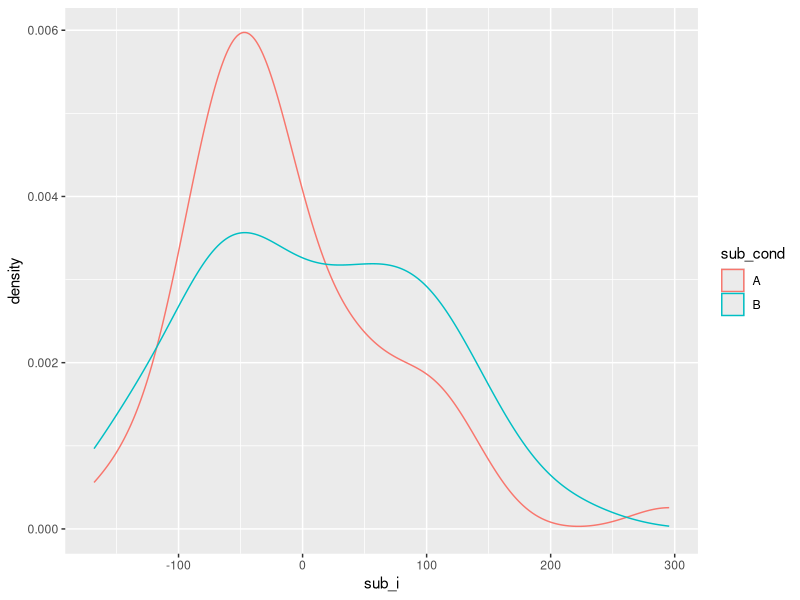
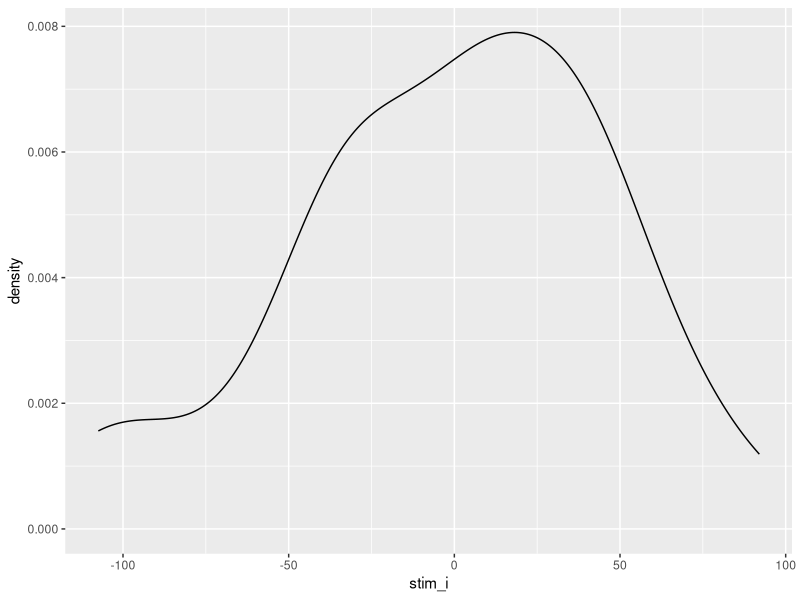
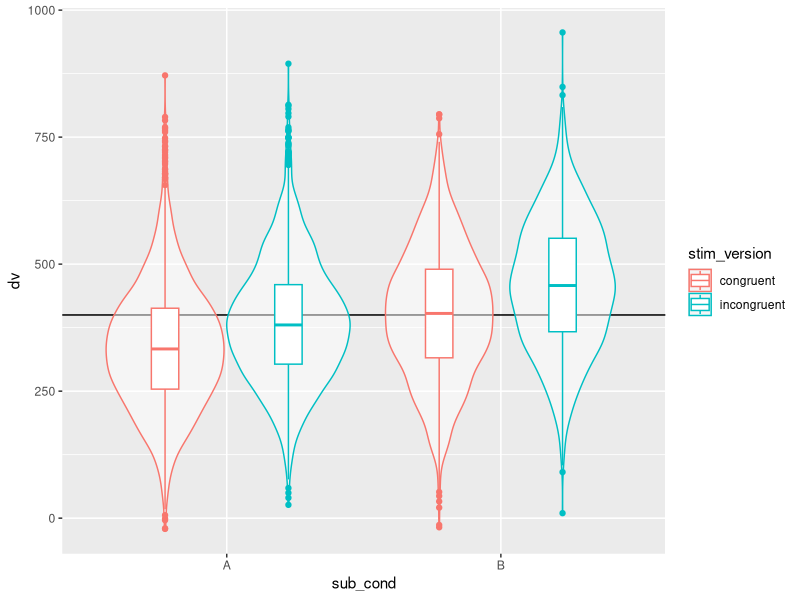
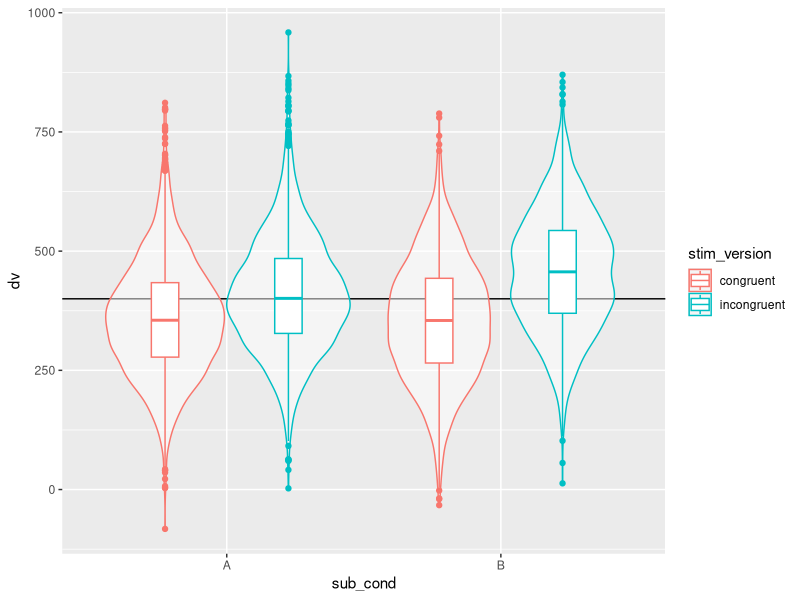
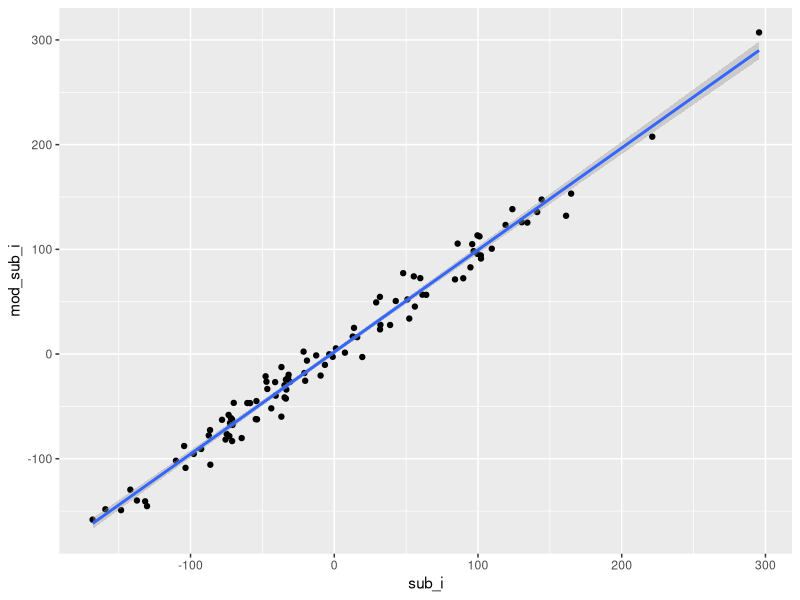
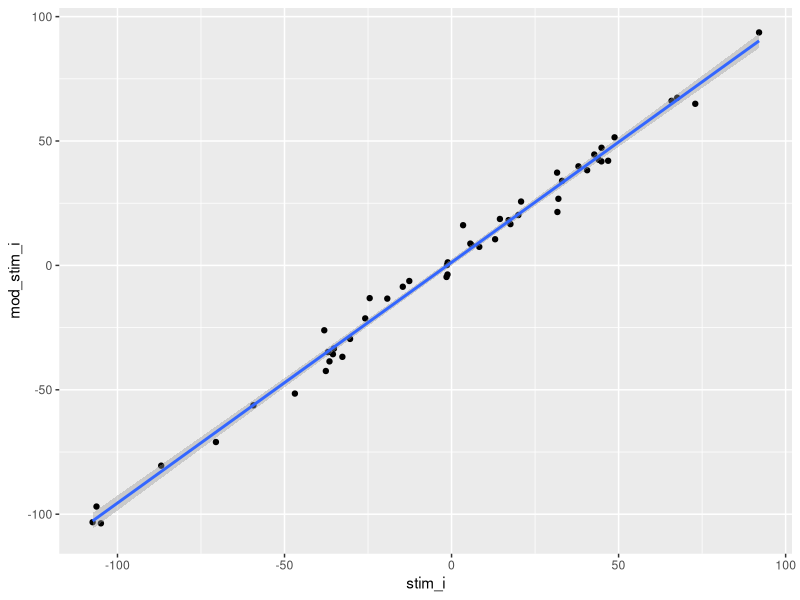
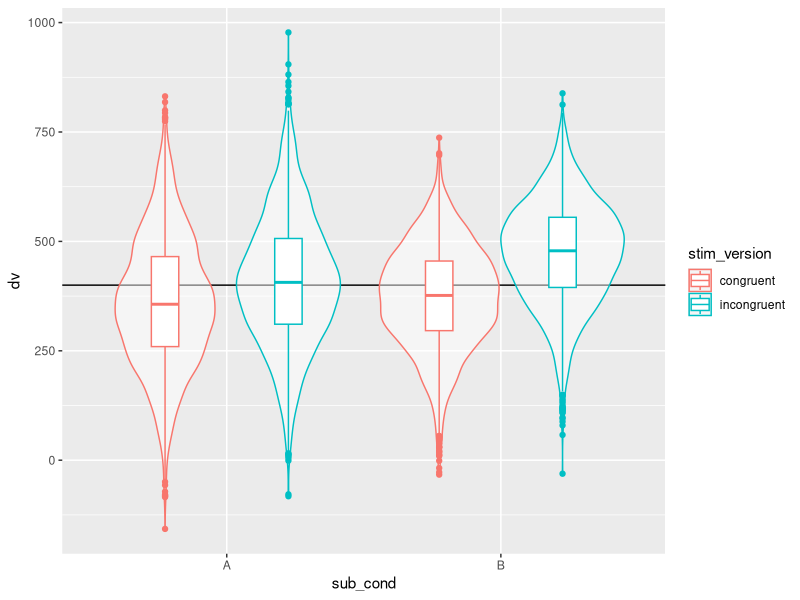

These figures' R source, in order:
## ---- chunk 1
library(tidyverse)
library(lmerTest)
## ---- chunk 2
sub_n <- 100
sub_sd <- 100

sub <- tibble(
  sub_id = 1:sub_n,
  sub_i  = rnorm(sub_n, 0, sub_sd),
  sub_cond = rep(c("A","B"), each = sub_n/2)
)
## ---- chunk 3
ggplot(sub, aes(sub_i, color = sub_cond)) +
  geom_density()
## ---- chunk 4

stim_n <- 50
stim_sd <- 50

stim <- tibble(
  stim_id = 1:stim_n,
  stim_i = rnorm(stim_n, 0, stim_sd)
)

## ---- chunk 5
ggplot(stim, aes(stim_i)) +
  geom_density()
## ---- chunk 6
trials <- expand.grid(
  sub_id = sub$sub_id,
  stim_id = stim$stim_id,
  stim_version = c("congruent", "incongruent")
) %>%
  left_join(sub, by = "sub_id") %>%
  left_join(stim, by = "stim_id")
## ---- chunk 7
# set variables to use in calculations below
grand_i <- 400
sub_cond_eff <- 50
stim_version_eff <- 50
error_sd <- 75

dat <- trials %>%
  mutate(
    sub_cond.e = recode(sub_cond, "A" = -0.5, "B" = +0.5),
    stim_version.e = recode(stim_version, "congruent" = -0.5, "incongruent" = +0.5),
    err = rnorm(nrow(.), 0, error_sd),
    eff = (sub_cond.e * sub_cond_eff) + (stim_version.e * stim_version_eff),
    dv = grand_i + sub_i + stim_i + eff + err
  )

## ---- chunk 8
ggplot(dat, aes(sub_cond, dv, color = stim_version)) +
  geom_hline(yintercept = grand_i) +
  geom_violin(alpha = 0.5) +
  geom_boxplot(width = 0.2, position = position_dodge(width = 0.9))
## ---- chunk 9
# function for calculating the difference between the means of two groups
mean_diff <- function(dat, dv, groupby) {
  dat %>%
    select(grp = one_of(groupby), dv = one_of(dv)) %>%
    group_by(grp) %>%
    summarise(m = mean(dv)) %>%
    ungroup() %>%
    spread(grp, m) %>%
    rename_at(1:2, ~ c("A", "B")) %>%
    mutate(eff = B - A) %>%
    pull(eff) %>%
    round(1)
}

sim_grand_i <- mean(dat$dv) %>% round(1)
sim_cond_eff <- mean_diff(dat, "dv", "sub_cond")
sim_version_eff <- mean_diff(dat, "dv", "stim_version")
## ---- chunk 10
# set variables to use in calculations below
grand_i <- 400
cond_a_version_c <- -25
cond_a_version_i <- +25
cond_b_version_c <- -50
cond_b_version_i <- +50
error_sd <- 75

dat <- trials %>%
  mutate(
    sub_cond.e = recode(sub_cond, "A" = -0.5, "B" = +0.5),
    stim_version.e = recode(stim_version, "congruent" = -0.5, "incongruent" = +0.5),
    err = rnorm(nrow(.), 0, error_sd),
    eff = case_when(
      sub_cond == "A" & stim_version == "congruent" ~ cond_a_version_c,
      sub_cond == "B" & stim_version == "congruent" ~ cond_b_version_c,
      sub_cond == "A" & stim_version == "incongruent" ~ cond_a_version_i,
      sub_cond == "B" & stim_version == "incongruent" ~ cond_b_version_i
    ),
    dv = grand_i + sub_i + stim_i + eff + err
  )

## ---- chunk 11
ggplot(dat, aes(sub_cond, dv, color = stim_version)) +
  geom_hline(yintercept = grand_i) +
  geom_violin(alpha = 0.5) +
  geom_boxplot(width = 0.2, position = position_dodge(width = 0.9))
## ---- chunk 12
group_by(dat, sub_cond, stim_version) %>%
  summarise(m = mean(dv) - grand_i %>% round(1)) %>%
  ungroup() %>%
  spread(stim_version, m) %>%
  knitr::kable()
## ---- chunk 13
mod <- lmer(dv ~ sub_cond.e * stim_version.e +
              (1 | sub_id) + 
              (1 | stim_id),
            data = dat)

mod.sum <- summary(mod)

mod.sum
## ---- chunk 14
ranef(mod)$sub_id %>%
  as_tibble(rownames = "sub_id") %>%
  rename(mod_sub_i = `(Intercept)`) %>%
  mutate(sub_id = as.integer(sub_id)) %>%
  left_join(sub, by = "sub_id") %>%
  ggplot(aes(sub_i,mod_sub_i)) +
  geom_point() +
  geom_smooth(method = "lm")
## ---- chunk 15
ranef(mod)$stim_id %>%
  as_tibble(rownames = "stim_id") %>%
  rename(mod_stim_i = `(Intercept)`) %>%
  mutate(stim_id = as.integer(stim_id)) %>%
  left_join(stim, by = "stim_id") %>%
  ggplot(aes(stim_i,mod_stim_i)) +
  geom_point() +
  geom_smooth(method = "lm")
## ---- chunk 16

sub_n <- 100
sub_sd <- 100
stim_n <- 50
stim_sd <- 50
grand_i <- 400
cond_a_version_c <- -25
cond_a_version_i <- +25
cond_b_version_c <- -50
cond_b_version_i <- +50
error_sd <- 75

sub <- tibble(
  sub_id = 1:sub_n,
  sub_i  = rnorm(sub_n, 0, sub_sd),
  sub_cond = rep(c("A","B"), each = sub_n/2)
)

stim <- tibble(
  stim_id = 1:stim_n,
  stim_i = rnorm(stim_n, 0, stim_sd)
)

dat <- expand.grid(
  sub_id = sub$sub_id,
  stim_id = stim$stim_id,
  stim_version = c("congruent", "incongruent")
) %>%
  left_join(sub, by = "sub_id") %>%
  left_join(stim, by = "stim_id") %>%
  mutate(
    sub_cond.e = recode(sub_cond, "A" = -0.5, "B" = +0.5),
    stim_version.e = recode(stim_version, "congruent" = -0.5, "incongruent" = +0.5),
    err = rnorm(nrow(.), 0, error_sd),
    eff = case_when(
      sub_cond == "A" & stim_version == "congruent" ~ cond_a_version_c,
      sub_cond == "B" & stim_version == "congruent" ~ cond_b_version_c,
      sub_cond == "A" & stim_version == "incongruent" ~ cond_a_version_i,
      sub_cond == "B" & stim_version == "incongruent" ~ cond_b_version_i
    ),
    dv = grand_i + sub_i + stim_i + eff + err
  )

ggplot(dat, aes(sub_cond, dv, color = stim_version)) +
  geom_hline(yintercept = grand_i) +
  geom_violin(alpha = 0.5) +
  geom_boxplot(width = 0.2, position = position_dodge(width = 0.9))

mod <- lmer(dv ~ sub_cond.e * stim_version.e +
              (1 | sub_id) + 
              (1 | stim_id),
            data = dat)

mod.sum <- summary(mod)

mod.sum

## ---- chunk 17
sim_lmer <- function( sub_n = 100,
                      sub_sd = 100,
                      stim_n = 50,
                      stim_sd = 50,
                      grand_i = 400,
                      cond_a_version_c = -25,
                      cond_a_version_i = +25,
                      cond_b_version_c = -50,
                      cond_b_version_i = +50,
                      error_sd = 75) {
  sub <- tibble(
    sub_id = 1:sub_n,
    sub_i  = rnorm(sub_n, 0, sub_sd),
    sub_cond = rep(c("A","B"), each = sub_n/2)
  )
  
  stim <- tibble(
    stim_id = 1:stim_n,
    stim_i = rnorm(stim_n, 0, stim_sd)
  )
  
  dat <- expand.grid(
    sub_id = sub$sub_id,
    stim_id = stim$stim_id,
    stim_version = c("congruent", "incongruent")
  ) %>%
    left_join(sub, by = "sub_id") %>%
    left_join(stim, by = "stim_id") %>%
    mutate(
      sub_cond.e = recode(sub_cond, "A" = -0.5, "B" = +0.5),
      stim_version.e = recode(stim_version, "congruent" = -0.5, "incongruent" = +0.5),
      err = rnorm(nrow(.), 0, error_sd),
      eff = case_when(
        sub_cond == "A" & stim_version == "congruent" ~ cond_a_version_c,
        sub_cond == "B" & stim_version == "congruent" ~ cond_b_version_c,
        sub_cond == "A" & stim_version == "incongruent" ~ cond_a_version_i,
        sub_cond == "B" & stim_version == "incongruent" ~ cond_b_version_i
      ),
      dv = grand_i + sub_i + stim_i + eff + err
    )
  
  mod <- lmer(dv ~ sub_cond.e * stim_version.e +
                (1 | sub_id) + 
                (1 | stim_id),
              data = dat)
  
  mod.sum <- summary(mod)
  
  return(mod.sum)
}
## ---- chunk 18
sim_lmer()
## ---- chunk 19
sim_lmer(cond_a_version_c = 0,
         cond_a_version_i = 0,
         cond_b_version_c = 0,
         cond_b_version_i = 0)
